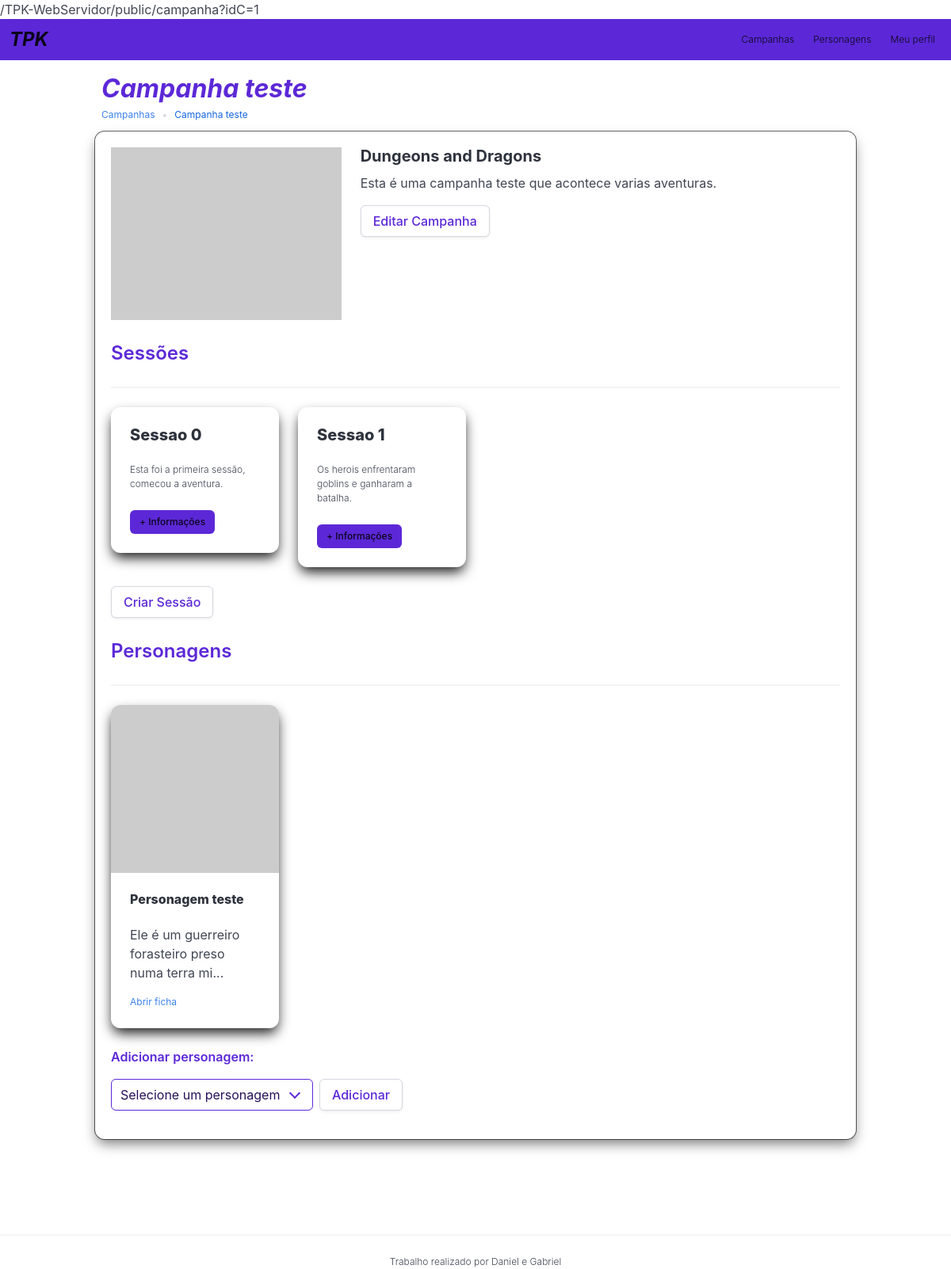
/public/campanha?idC=1 (signed in), run on the app's committed database.
### tables this page shows
CREATE TABLE `campanha` (
  `id` int(11) NOT NULL,
  `nome` varchar(100) NOT NULL,
  `descricao` varchar(255) DEFAULT NULL,
  `imagem` varchar(255) DEFAULT NULL,
  `sistema` varchar(100) DEFAULT NULL,
  `usuario_id` int(11) DEFAULT NULL
);

CREATE TABLE `sessao` (
  `id` int(11) NOT NULL,
  `nome` varchar(100) DEFAULT NULL,
  `data_sessao` date DEFAULT NULL,
  `resumo` varchar(255) DEFAULT NULL,
  `campanha_id` int(11) DEFAULT NULL
);

CREATE TABLE `personagem` (
  `id` int(11) NOT NULL,
  `nome` varchar(100) DEFAULT NULL,
  `classe` varchar(100) DEFAULT NULL,
  `subclasse` varchar(100) DEFAULT NULL,
  `historia` varchar(100) DEFAULT NULL,
  `level` int(11) DEFAULT NULL,
  `forca` int(11) DEFAULT NULL,
  `destreza` int(11) DEFAULT NULL,
  `constituicao` int(11) DEFAULT NULL,
  `inteligencia` int(11) DEFAULT NULL,
  `sabedoria` int(11) DEFAULT NULL,
  `carisma` int(11) DEFAULT NULL,
  `vida` int(11) DEFAULT NULL,
  `armadura` int(11) DEFAULT NULL,
  `velocidade` varchar(20) DEFAULT NULL,
  `usuario_id` int(11) DEFAULT NULL,
  `campanha_id` int(11) DEFAULT NULL
);

### src/Controllers/controllerCampanha.php (called while the page is built, shortened)
<?php
try {
    $bd = Conexao::get();
    $idC = $_GET['idC'] ?? null;
    $queryCampanha = $bd->prepare("
        SELECT *
        FROM campanha
        WHERE id = :id
    ");
    $queryCampanha->bindValue(':id', $idC);
    $queryCampanha->execute();
    $campanhaSelecionada = $queryCampanha->fetch(PDO::FETCH_ASSOC);
    $querySessoes = $bd->prepare("
        SELECT *
        FROM sessao
        WHERE campanha_id = :idC
    ");
    $querySessoes->bindValue(':idC', $idC);
    $querySessoes->execute();
    $sessoesCampanha = $querySessoes->fetchAll(PDO::FETCH_ASSOC);
    $queryPersonagensCampanha = $bd->prepare("
        SELECT *
        FROM personagem
        WHERE campanha_id = :idC
    ");
    $queryPersonagensCampanha->bindValue(':idC', $idC);
    $queryPersonagensCampanha->execute();
    $personagensCampanha = $queryPersonagensCampanha->fetchAll(PDO::FETCH_ASSOC);
} catch (PDOException $e) {
    die("Erro no banco: " . $e->getMessage());
}
include __DIR__ . "/../../resources/Templates/header.php";
include __DIR__ . "/../../resources/Views/viewCampanha.php";
include __DIR__ . "/../../resources/Templates/footer.php";

### resources/Views/viewCampanha.php (the view, shortened to what this page needs)
<section class="container">
    <div class="container">
        <div class="is-primary">
            <h1 class="is-size-3 is-italic has-text-weight-bold has-text-primary mt-3 mx-2">
                <?= $campanhaSelecionada['nome'] ?>
            </h1>
            <div class="mb-3 mx-2">
                <nav class="breadcrumb has-bullet-separator">
                    <ul>
                        <li class="is-size-7">
                            <a href="<?= BASE_URL ?>/telaInicial">
                                Campanhas
                            </a>
                        </li>
                        <li class="is-active is-size-7 has-text-primary">
                            <a href="#">
                                <?= $campanhaSelecionada['nome'] ?>
                            </a>
                        </li>
                    </ul>
                </nav>
            </div>
        </div>
        <div class="box">
            <div class="container">
                <div class="columns">
                    <div class="column is-4">
                        <figure class="image is-4by3">
                            <img src="<?= $campanhaSelecionada['imagem'] ?: 'https://placehold.co/600x400' ?>">
                        </figure>
                    </div>
                    <div class="column is-8">
                        <div class="content">
                            <h1 class="is-size-5 has-text-weight-bold">
                                <?= $campanhaSelecionada['sistema'] ?>
                            </h1>
                            <p>
                                <?= $campanhaSelecionada['descricao'] ?>
                            </p>
                            <a class="button has-text-primary"
                               href="<?= BASE_URL ?>/editarCampanha?idC=<?= $campanhaSelecionada['id'] ?>">
                                Editar Campanha
                            </a>
                        </div>
                    </div>
                </div>
                <label class="is-size-4 label has-text-primary">
                    Sessões
                </label>
                <hr>
                <div class="content columns is-multiline">
                    <?php foreach ($sessoesCampanha as $sessao): ?>
                        <div class="column is-3">
                            <?php include __DIR__ . "/../Templates/cardSession.php"; ?>
                        </div>
                    <?php endforeach; ?>
                </div>
                <div class="content">
                    <a class="button has-text-primary"
                       href="<?= BASE_URL ?>/criarSessao?idC=<?= $campanhaSelecionada['id'] ?>">
                        Criar Sessão
                    </a>
                </div>
                <label class="is-size-4 label has-text-primary">
                    Personagens
                </label>
                <hr>
                <div class="content">
                    <?php if (!empty($personagensCampanha)): ?>
                        <div class="columns is-multiline">
                            <?php foreach ($personagensCampanha as $personagem): ?>
                                <div class="column is-3">
                                    <?php include __DIR__ . "/../Templates/cardPersonagem.php"; ?>
                                </div>
                            <?php endforeach; ?>
                        </div>
                    <?php else: ?>
                        <p class="has-text-grey">
                            Nenhum personagem nesta campanha.
                        </p>
                    <?php endif; ?>
                </div>
                <div class="content">
                    <label class="label has-text-primary">
                        Adicionar personagem:
                    </label>
                    <form method="POST" action="<?= BASE_URL ?>/campanha">
                        <div class="my-2 field has-addons">
                            <div class="pt-2">
                                <div class="select is-primary">
                                    <select name="idP" required>
                                        <option disabled selected>
                                            Selecione um personagem
                                        </option>
                                    </select>
                                </div>
                            </div>
                            <div class="px-2 pt-2 is-primary">
                                <button class="button has-text-primary"
                                        type="submit"
                                        name="addPersonagem">
                                    Adicionar
                                </button>
                            </div>
                        </div>
                    </form>
                </div>
            </div>
        </div>
    </div>
</section>

### public/index.php (shortened to what this page needs)
<?php
$base = "/TPK-WebServidor/public";
$rotas = [
    "/" =>  __DIR__ ."/../src/Controllers/controllerLogin.php",
    "/telaInicial" =>  __DIR__ ."/../src/Controllers/controllerTelaInicial.php",
    "/campanha" =>  __DIR__ ."/../src/Controllers/controllerCampanha.php",
    "/sessao" =>  __DIR__ ."/../src/Controllers/controllerSessao.php",
    "/personagens" =>  __DIR__ ."/../src/Controllers/controllerPersonagens.php",
    "/perfil" =>  __DIR__ ."/../src/Controllers/controllerPerfil.php",
    "/login" =>  __DIR__ ."/../src/Controllers/controllerLogin.php",
    "/ficha" =>  __DIR__ ."/../src/Controllers/controllerFichaPersonagem.php",
    "/editarSessao" =>  __DIR__ ."/../src/Controllers/controllerEditarSessao.php",
    "/editarCampanha" =>  __DIR__ ."/../src/Controllers/controllerEditarCampanha.php",
    "/editarPersonagem" =>  __DIR__ ."/../src/Controllers/controllerEditarPersonagem.php",
    "/criarSessao" =>  __DIR__ ."/../src/Controllers/controllerCriarSessao.php",
    "/criarPersonagem" =>  __DIR__ ."/../src/Controllers/controllerCriarPersonagem.php",
    "/criarCampanha" =>  __DIR__ ."/../src/Controllers/controllerCriarCampanha.php",
    "/cadastro" =>  __DIR__ ."/../src/Controllers/controllerCadastro.php",
    "/logout" => __DIR__ . "/../src/Controllers/logout.php"
];
$url = parse_url($_SERVER["REQUEST_URI"], PHP_URL_PATH);
$url = str_replace($base, "", $url);
if(array_key_exists($url, $rotas)){
    require($rotas[$url]);
}
else{
    echo "Erro 404! PÃ¡gina nÃ£o existe :3";
}

### resources/Templates/header.php (shortened to what this page needs)
<head >
    <link rel="stylesheet" href="https://cdn.jsdelivr.net/npm/bulma@1.0.4/css/bulma.min.css">
    <link rel="stylesheet" href="../public/CSS/style.css">
</head>
<body   >
    <nav class="navbar is-primary">
        <div class="navbar-brand">
            <a href="#" class="navbar-item">
                <h1 class="is-size-4 is-italic has-text-weight-bold">TPK</h1>
            </a>
        </div>
        <div class="navbar-menu">
            <div class="px-2 navbar-end is-size-7">
                <a href="<?= BASE_URL ?>/telaInicial" class="navbar-item has-text-weight-light">
                    Campanhas
                </a>
                <a href="<?= BASE_URL ?>/personagens" class="navbar-item has-text-weight-light">
                    Personagens
                </a>
                <a href="<?= BASE_URL ?>/perfil" class="navbar-item has-text-weight-light">
                    Meu perfil
                </a>
            </div>
        </div>
    </nav>
    <main>

### resources/Templates/cardSession.php
<div class="card pb-0">
    <div class="card-content">
        <div class="media">
            <div class="media-content">
                <p class="title is-5">
                    <?= $sessao['nome'] ?>
                </p>
            </div>
        </div>
        <div class="content pb-0">
            <p class="is-size-7 has-text-weight-light">
                <?= $sessao['resumo'] ?>
            </p>
            <a href="<?= BASE_URL ?>/sessao?idC=<?= $campanhaSelecionada['id'] ?>&idS=<?= $sessao['id'] ?>"
               class="mt-3 mb-0 is-size-7 button is-primary">
                + Informações
            </a>
        </div>
    </div>
</div>

### resources/Templates/cardPersonagem.php
<?php
$cardData = array(
    'nome'=> $personagem['nome'],
    'descricao'=> $personagem['historia'],
);
?>
<div class="card">
    <div class="card-image">
        <figure class="image is-1by1">
            <img src="https://placehold.co/300x300" alt="Imagem personagem"/>
        </figure>
    </div>
    <div class="card-content">
        <div class="media">
            <div class="media-content">
                <p class="title is-6"><?= $cardData['nome'] ?></p>
            </div>
        </div>
        <div class="content">
            <?php
                $texto = $cardData['descricao'];
            ?>
            <p><?= strlen($texto) > 50 ? substr($texto, 0, 50) . '...' : $texto ?></p>
            <a href="<?= BASE_URL ?>/ficha?idP=<?= $personagem['id'] ?>"
               class="is-size-7">
                Abrir ficha
            </a>
        </div>
    </div>
</div>

### resources/Templates/footer.php
    </main>
    <br><br><br><br>
    <hr>
    <footer class="container">
        <div class="has-text-centered">
            <p class="is-size-7 has-text-weight-light">Trabalho realizado por Daniel e Gabriel</p>
        </div>
    </footer>
</body>
</html>

### public/CSS/style.css (style rules this page uses)
body { height: 100%; min-height: 100vh; }
main, .main-content { flex: 1; }
.box { --bulma-box-shadow: 0 .5em 1em -0.125em hsla(0deg,0%,0%,0.5),0 0px 0 1px hsla(0deg,0%,0%,.6); }
.card { --bulma-card-shadow: 0 0.5em 1em -0.125em hsla(0deg,0%,0%,0.9),0 0px 0 1px hsla(0deg,0%,100%,0.02); }

### data on the page
campanha: nome "Campanha teste", sistema "Dungeons and Dragons", descricao "Esta é uma campanha teste que acontece varias aventuras."
sessao: nome "Sessao 0", resumo "Esta foi a primeira sessão, comecou a aventura."
sessao: nome "Sessao 1", resumo "Os herois enfrentaram goblins e ganharam a batalha."
personagem: nome "Personagem teste", substr($texto, 0, 50) "Ele é um guerreiro forasteiro preso numa terra mi"
